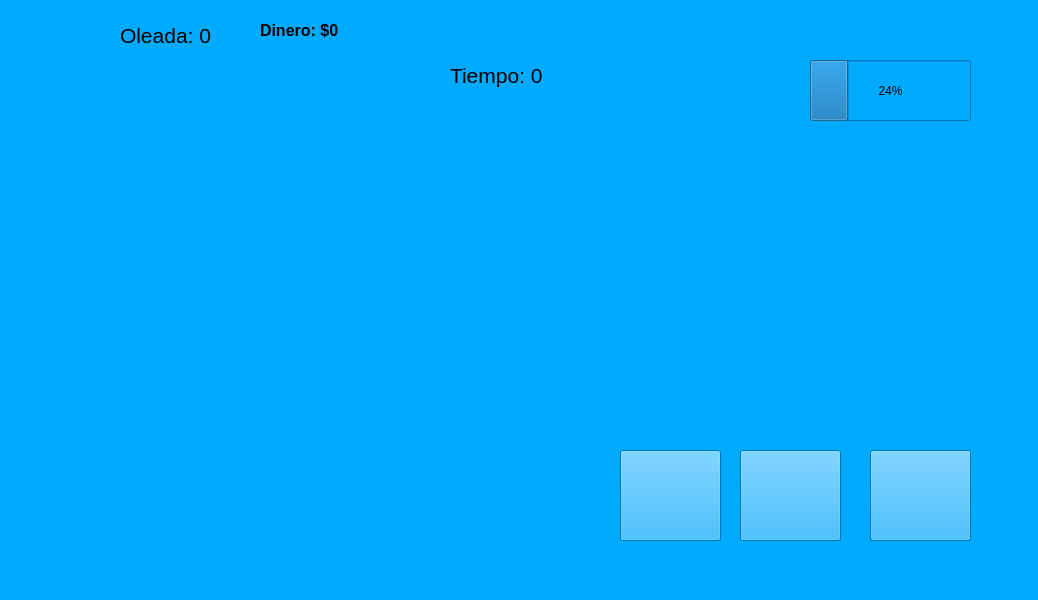
<?xml version="1.0" encoding="UTF-8"?>
<ui version="4.0">
 <class>MainWindow</class>
 <widget class="QMainWindow" name="MainWindow">
  <property name="geometry">
   <rect>
    <x>0</x>
    <y>0</y>
    <width>1038</width>
    <height>600</height>
   </rect>
  </property>
  <property name="maximumSize">
   <size>
    <width>16777215</width>
    <height>16777215</height>
   </size>
  </property>
  <property name="windowTitle">
   <string>MainWindow</string>
  </property>
  <property name="styleSheet">
   <string notr="true">background-color: rgb(0, 170, 255);</string>
  </property>
  <property name="iconSize">
   <size>
    <width>300</width>
    <height>300</height>
   </size>
  </property>
  <widget class="QWidget" name="centralwidget">
   <widget class="QLabel" name="Dinero">
    <property name="geometry">
     <rect>
      <x>260</x>
      <y>10</y>
      <width>91</width>
      <height>41</height>
     </rect>
    </property>
    <property name="text">
     <string>&lt;html&gt;&lt;head/&gt;&lt;body&gt;&lt;p&gt;&lt;span style=&quot; font-size:12pt; font-weight:600;&quot;&gt;Dinero: $0&lt;/span&gt;&lt;/p&gt;&lt;/body&gt;&lt;/html&gt;</string>
    </property>
   </widget>
   <widget class="QLabel" name="Oleada">
    <property name="geometry">
     <rect>
      <x>120</x>
      <y>10</y>
      <width>101</width>
      <height>51</height>
     </rect>
    </property>
    <property name="text">
     <string>&lt;html&gt;&lt;head/&gt;&lt;body&gt;&lt;p&gt;&lt;span style=&quot; font-size:16pt;&quot;&gt;Oleada: 0&lt;/span&gt;&lt;/p&gt;&lt;/body&gt;&lt;/html&gt;</string>
    </property>
   </widget>
   <widget class="QLabel" name="Mapa">
    <property name="geometry">
     <rect>
      <x>70</x>
      <y>-10</y>
      <width>1141</width>
      <height>601</height>
     </rect>
    </property>
    <property name="text">
     <string>&lt;html&gt;&lt;head/&gt;&lt;body&gt;&lt;p&gt;&lt;img src=&quot;:/Mapa/1.jpg&quot;/&gt;&lt;/p&gt;&lt;/body&gt;&lt;/html&gt;</string>
    </property>
   </widget>
   <widget class="QPushButton" name="Torre_1">
    <property name="geometry">
     <rect>
      <x>620</x>
      <y>450</y>
      <width>101</width>
      <height>91</height>
     </rect>
    </property>
    <property name="text">
     <string/>
    </property>
    <property name="icon">
     <iconset resource="Imatges.qrc">
      <normaloff>:/Torretas/Torre cost 1.jpg</normaloff>:/Torretas/Torre cost 1.jpg</iconset>
    </property>
    <property name="iconSize">
     <size>
      <width>100</width>
      <height>100</height>
     </size>
    </property>
   </widget>
   <widget class="QPushButton" name="Torre_2">
    <property name="geometry">
     <rect>
      <x>740</x>
      <y>450</y>
      <width>101</width>
      <height>91</height>
     </rect>
    </property>
    <property name="text">
     <string/>
    </property>
    <property name="icon">
     <iconset resource="Imatges.qrc">
      <normaloff>:/Torretas/Torre cost 2.jpg</normaloff>:/Torretas/Torre cost 2.jpg</iconset>
    </property>
    <property name="iconSize">
     <size>
      <width>100</width>
      <height>100</height>
     </size>
    </property>
   </widget>
   <widget class="QPushButton" name="Torre_5">
    <property name="geometry">
     <rect>
      <x>870</x>
      <y>450</y>
      <width>101</width>
      <height>91</height>
     </rect>
    </property>
    <property name="text">
     <string/>
    </property>
    <property name="icon">
     <iconset resource="Imatges.qrc">
      <normaloff>:/Torretas/Torre cost 5.jpg</normaloff>:/Torretas/Torre cost 5.jpg</iconset>
    </property>
    <property name="iconSize">
     <size>
      <width>100</width>
      <height>100</height>
     </size>
    </property>
   </widget>
   <widget class="QProgressBar" name="progressBarLife">
    <property name="geometry">
     <rect>
      <x>810</x>
      <y>60</y>
      <width>161</width>
      <height>61</height>
     </rect>
    </property>
    <property name="value">
     <number>24</number>
    </property>
   </widget>
   <widget class="QLabel" name="timeLabel">
    <property name="geometry">
     <rect>
      <x>450</x>
      <y>50</y>
      <width>121</width>
      <height>51</height>
     </rect>
    </property>
    <property name="text">
     <string>&lt;html&gt;&lt;head/&gt;&lt;body&gt;&lt;p&gt;&lt;span style=&quot; font-size:16pt;&quot;&gt;Tiempo: 0&lt;/span&gt;&lt;/p&gt;&lt;/body&gt;&lt;/html&gt;</string>
    </property>
   </widget>
   <zorder>Mapa</zorder>
   <zorder>Dinero</zorder>
   <zorder>Oleada</zorder>
   <zorder>Torre_1</zorder>
   <zorder>Torre_2</zorder>
   <zorder>Torre_5</zorder>
   <zorder>progressBarLife</zorder>
   <zorder>timeLabel</zorder>
  </widget>
  <widget class="QMenuBar" name="menubar">
   <property name="geometry">
    <rect>
     <x>0</x>
     <y>0</y>
     <width>1038</width>
     <height>22</height>
    </rect>
   </property>
  </widget>
  <widget class="QStatusBar" name="statusbar"/>
 </widget>
 <resources>
  <include location="Imatges.qrc"/>
 </resources>
 <connections/>
</ui>
